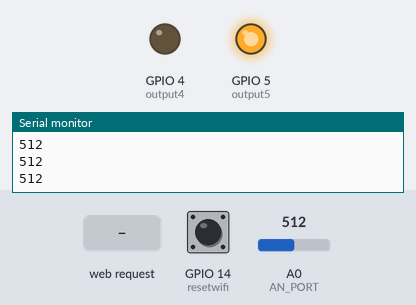
The sketch below on a simulated ESP8266 (NodeMCU). On the bench: output pins drawn as LEDs (lit = HIGH), the last lines printed to the serial monitor. Inputs (shaded band) come from the test bench; at power-on: A0 (AN_PORT) = 512, GPIO 14 (resetwifi) HIGH. WiFi joins after 1.5 s; servers stay silent unless stated.

Above: at 2.7 s.
2.8 s: A0 (AN_PORT) set to 489
At 3.1 s:
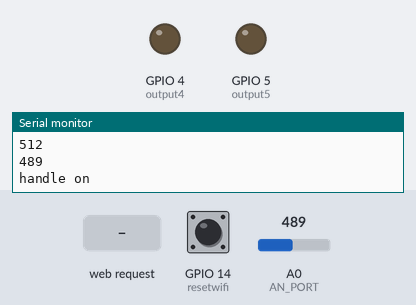
7.3 s: HTTP request GET /poff received
Timing chart, 0 to 9.8 s (numbered marks = the images above; inputs shaded):
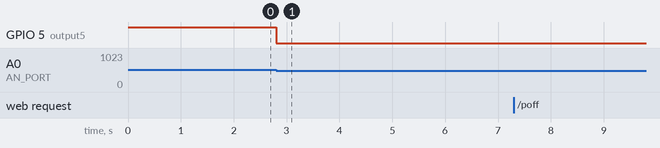

The sketch:

home_light_3.ino
```cpp
#include <ESP8266WiFi.h>          //https://github.com/esp8266/Arduino
#include <ArduinoOTA.h>
//needed for library
#include <DNSServer.h>
#include <ESP8266mDNS.h>
#include <ESP8266WebServer.h>
#include <WiFiManager.h>         //https://github.com/tzapu/WiFiManager

#include <ESP8266HTTPClient.h>

ESP8266WebServer server(8090);


String header;

// Auxiliar variables to store the current output state
String output5State = "off";
String output4State = "off";

// Assign output variables to GPIO pin
const int output5 = 5;
const int output4 = 4;
const int resetwifi = 14;  //D5

const char* www_username = "pangan";
const char* www_password = "amir";

const bool RELAY_ON = LOW;
const bool RELAY_OFF = HIGH;

//foto sensor
int val = 0;
const int AN_PORT = A0;

bool sensorActive = true;


int ON_TIME = 1000 * 60 * 60 * 2;  // how long should it be on if it is dark
int OFF_TIME = 2000;  // used to not get feedback


int ON_COUNTER = 0;
int OFF_COUNTER = 0;

bool TURNED_ON = false;
bool REMOTE_ON = false;


const char MAIN_page[] PROGMEM = R"=====(
<!DOCTYPE html>
<html>
<head>
<style>html { font-family: Helvetica; display: inline-block; margin: 0px auto; text-align: center;}
         .button_on { background-color: #195B6A; border: none; color: white; padding: 16px 40px;
            text-decoration: none; font-size: 30px; margin: 2px; cursor: pointer;}
          .button_off { background-color:red; border: none; color: white; padding: 16px 40px;
            text-decoration: none; font-size: 30px; margin: 2px; cursor: pointer;}

</style>
</head>
<body>
<center>
<h1>Light</h1><br>
<a href="pon" target="myIframe" class="button_on">LIGHT ON</a><br><br><br><br><br>
<a href="poff" target="myIframe" class="button_off">LIGHT OFF</a><br><br><br>
<br>
<br>
<hr>
<a href="son" target="myIframe2" class="button_on">Sensor ON</a><br><br><br><br><br>
<a href="soff" target="myIframe2" class="button_off">Sensor OFF</a><br><br><br>
Light State: <iframe name="myIframe" width="100" height="25" frameBorder="0"></iframe><br>
Sensor Status: <iframe name="myIframe2" width="100" height="25" frameBorder="0"></iframe><br>
<hr>
<br>
<a href="logout">Logout</a>
</center>

</body>
</html>
)=====";


void handleRoot() {
 Serial.println("You called root page");
 String s = MAIN_page; //Read HTML contents
 server.send(200, "text/html", s); //Send web page
}

void handleLEDon() {
 Serial.println("LED on page");
  digitalWrite(output5, RELAY_ON);
   //String s = MAIN_pumpoff; //Read HTML contents
 server.send(200, "text/html", "On"); //Send ADC value only to client ajax request
}

void handleLEDoff() {
 Serial.println("LED off page");
 digitalWrite(output5, RELAY_OFF);
 //String s = MAIN_pumpon; //Read HTML contents
 server.send(200, "text/html", "Off"); //Send ADC value only to client ajax request
}

void handleSensoron() {
 Serial.println("Sensor on page");
sensorActive = true;
   //String s = MAIN_pumpoff; //Read HTML contents
 server.send(200, "text/html", "On"); //Send ADC value only to client ajax request
}

void handleSensoroff() {
 Serial.println("Sensor off page");
sensorActive = false;
 //String s = MAIN_pumpon; //Read HTML contents
 server.send(200, "text/html", "Off"); //Send ADC value only to client ajax request
}


void handleRemoteon(){
  Serial.println("handle on");
  HTTPClient http;
  String serverPath = "http://pangan:amir@192.168.1.192:8090/pon"; //kitchen
  // Your Domain name with URL path or IP address with path
   http.begin(serverPath.c_str());
   // begin(host, port, url)
   // Send HTTP GET request
   int httpResponseCode = http.GET();
   //String payload = http.getString();
   //Serial.println(payload);
   //server.send(200, "text/html", "Remote ON");
}


void handleRemoteoff(){
  HTTPClient http;
  Serial.println("handle off");


  String serverPath = "http://pangan:amir@192.168.1.192:8090/poff"; //kitchen
  // Your Domain name with URL path or IP address with path
   http.begin(serverPath.c_str());

   // Send HTTP GET request
   int httpResponseCode = http.GET();
   //server.send(200, "text/html", "Remote ON");
}


void setup() {
    // put your setup code here, to run once:
    Serial.begin(115200);

     // Initialize the output variables as outputs
  pinMode(output5, OUTPUT);
  pinMode(output4, OUTPUT);
  pinMode(resetwifi, INPUT);

  // Set outputs to LOW
  digitalWrite(output5, RELAY_OFF);
  digitalWrite(output4, LOW);


    Serial.println("Open http://192.168.4.1");
    Serial.println(WiFi.localIP());
    Serial.println("/ in your browser to see it working");
    //WiFiManager
    //Local intialization. Once its business is done, there is no need to keep it around
    WiFiManager wifiManager;
    //reset saved settings
    if (digitalRead(resetwifi) == LOW){
        digitalWrite(output5, HIGH);
    wifiManager.resetSettings();
    }
    //set custom ip for portal
    //wifiManager.setAPStaticIPConfig(IPAddress(10,0,1,1), IPAddress(10,0,1,1), IPAddress(255,255,255,0));

    //fetches ssid and pass from eeprom and tries to connect
    //if it does not connect it starts an access point with the specified name
    //here  "AutoConnectAP"
    //and goes into a blocking loop awaiting configuration
    wifiManager.autoConnect("CanaryAP");
    //or use this for auto generated name ESP + ChipID
    //wifiManager.autoConnect();


    //if you get here you have connected to the WiFi
    Serial.println("HTTP SERVER CONNECTED:)");
    server.on("/", []() {
      if (!server.authenticate(www_username, www_password)) {
        return server.requestAuthentication();
      }
      handleRoot();

    });

    server.on("/pon", []() {
      if (!server.authenticate(www_username, www_password)) {
        return server.requestAuthentication();
      }
      handleLEDon();

    });

    server.on("/poff", []() {
      if (!server.authenticate(www_username, www_password)) {
        return server.requestAuthentication();
      }
      handleLEDoff();

    });

    server.on("/son", []() {
      if (!server.authenticate(www_username, www_password)) {
        return server.requestAuthentication();
      }
      handleSensoron();

    });

    server.on("/soff", []() {
      if (!server.authenticate(www_username, www_password)) {
        return server.requestAuthentication();
      }
      handleSensoroff();

    });

    server.on("/logout", []() {
      server.send(401, "text/html", "Logged out!");
    });


    server.begin();
    ArduinoOTA.begin();
}

bool isDark(){
  val = analogRead(AN_PORT);
  delay(3);
  Serial.println(val);
  if (val < 500){
    return true;
  } else {
    return false;
  }
}

void handleRelay(){
  if (ON_COUNTER < ON_TIME) {
    //TURN ON THE LIGHT
    digitalWrite(output5, RELAY_ON);
    if (REMOTE_ON == false){
      handleRemoteon();
      REMOTE_ON = true;
    }
    TURNED_ON = true;
    ON_COUNTER += 1;
  } else{
    if (OFF_COUNTER < OFF_TIME) {
      // TUTN OFF THE LIGHT
      digitalWrite(output5, RELAY_OFF);
      if (REMOTE_ON == true){
          handleRemoteoff();
          REMOTE_ON = false;

      }
      handleRemoteoff();
      OFF_COUNTER += 1;
    } else{
      TURNED_ON = false;
    }
  }
}

void loop() {


  ArduinoOTA.handle();

  server.handleClient();
  if (sensorActive == true){
   delay(1);
   if (TURNED_ON != true){
    if (isDark() == false) {
      ON_COUNTER = 0;
      OFF_COUNTER = 0;

      // goto start
    } else {
      handleRelay();
    }
   } else {
    handleRelay();
   }

  }
}
```

Measured:
- the behaviour switches between 500 and 499 on A0 (AN_PORT) (found by bisection; images 0 and 1)
- after the input at 2.8 s, GPIO 5 (output5): HIGH → LOW at once
